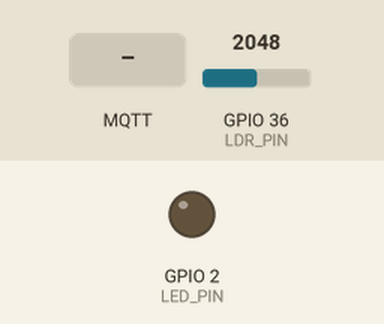
Bench run of a sketch on a simulated ESP32. Shown: output pins drawn as LEDs (lit = HIGH). The test bench sets the inputs (shaded band); at power-on: GPIO 36 (LDR_PIN) = 2048. WiFi joins after 1.5 s; servers stay silent unless stated; no MQTT or app messages arrive unless stated.

Above: at 2.7 s.
2.8 s: MQTT message "ligar" arrives on the first subscribed topic
At 4.2 s:
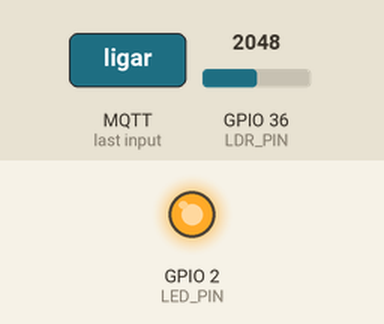
5.0 s: MQTT message "desligar" arrives on the first subscribed topic
At 7.0 s:
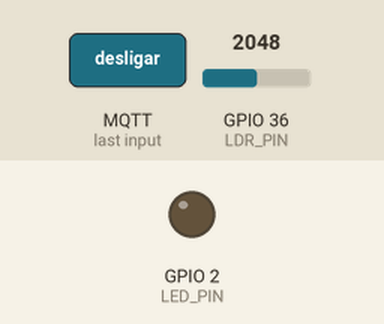
Timing chart, 0 to 8.5 s (numbered marks = the images above; inputs shaded):
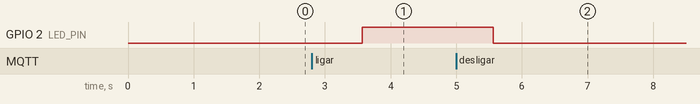

Measured:
- after the input at 2.8 s, GPIO 2 (LED_PIN): LOW → HIGH after 0.77 s
- after the input at 5.0 s, GPIO 2 (LED_PIN): HIGH → LOW after 0.57 s

The sketch:

code.ino
```cpp
#include <WiFi.h>
#include <PubSubClient.h>

// Configurações WiFi e MQTT
const char* ssid = "Wokwi-GUEST";
const char* password = "";
const char* mqtt_server = "broker.hivemq.com";
const int mqtt_port = 1883;

WiFiClient espClient;
PubSubClient client(espClient);

#define LDR_PIN A0
#define LED_PIN 2

int limiteConsumo = 800;

void setup_wifi() {
  delay(10);
  WiFi.begin(ssid, password);
  while (WiFi.status() != WL_CONNECTED) {
    delay(500);
  }
}

void callback(char* topic, byte* payload, unsigned int length) {
  String message;
  for (int i = 0; i < length; i++) {
    message += (char)payload[i];
  }
  if (String(topic) == "verdiHome/comando") {
    if (message == "ligar") {
      digitalWrite(LED_PIN, HIGH);
    } else if (message == "desligar") {
      digitalWrite(LED_PIN, LOW);
    }
  }
}

void setup() {
  pinMode(LED_PIN, OUTPUT);
  digitalWrite(LED_PIN, LOW);

  setup_wifi();
  client.setServer(mqtt_server, 1883);
  client.setCallback(callback);
}

void loop() {
  if (!client.connected()) {
    while (!client.connect("VerdiHomeClient")) {
      delay(500);
    }
    client.subscribe("verdiHome/comando");
  }


  int consumo = analogRead(LDR_PIN);
  String consumoStr = String(consumo);
  client.publish("verdiHome/consumo", consumoStr.c_str());


  if (consumo > limiteConsumo) {
    client.publish("verdiHome/alerta", "Consumo elevado detectado!");
  }

  client.loop();
  delay(2000);
}
```
